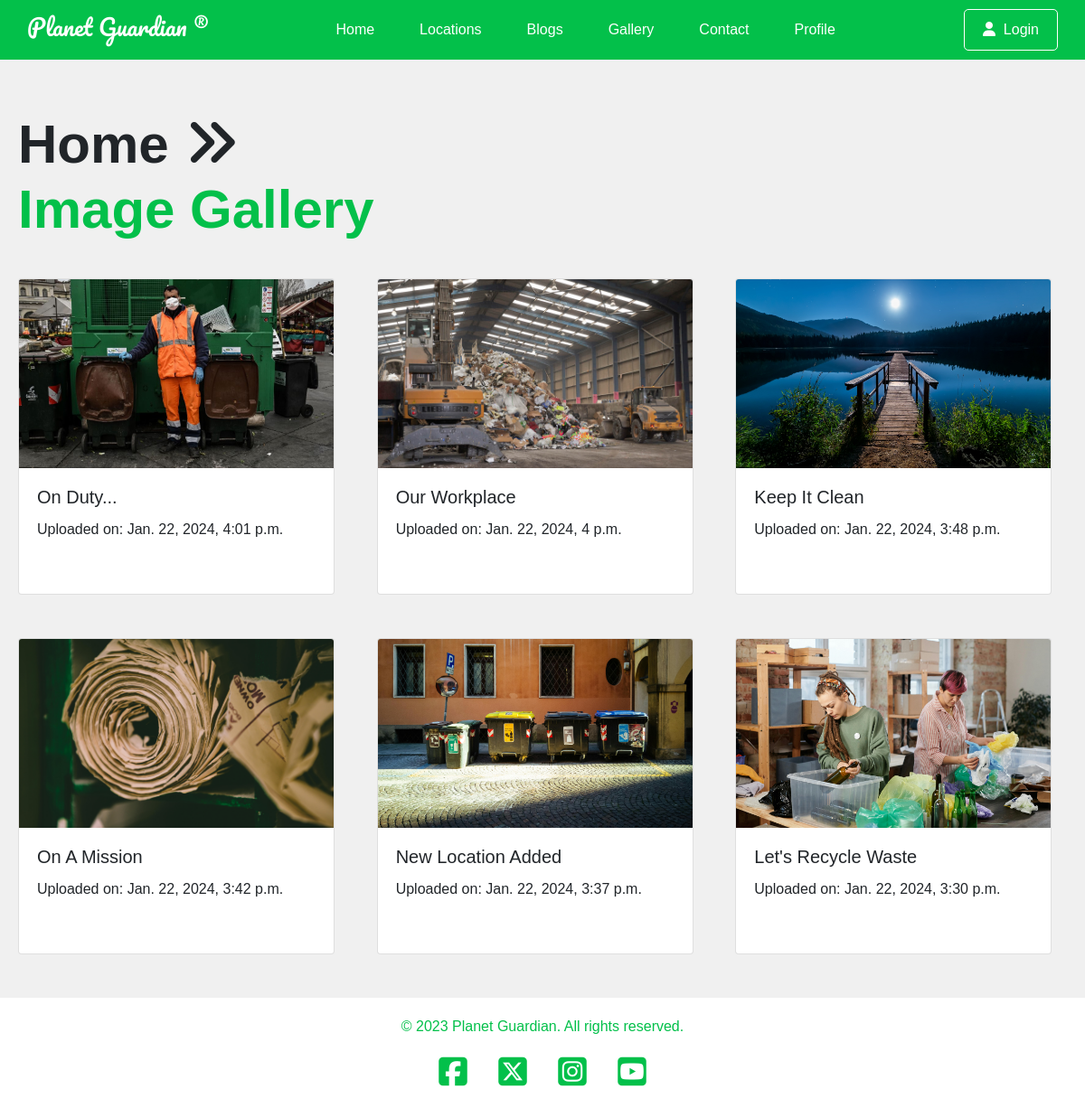
The page /gallery on the database its author committed.
### coreapp/models.py (models this page shows, shortened)
class Gallery(models.Model):
    title=models.CharField(max_length=100)
    img=models.ImageField(upload_to='gallery')
    timeStamp=models.DateTimeField(auto_now_add=True,blank=True)

### coreapp/views.py (the view)
# urls.py: path('gallery', views.imagegallery,name='gallery'),
def imagegallery(request):
    posts=Gallery.objects.all().order_by('-timeStamp')
    context={"posts":posts}
    return render(request,'gallery.html',context)

### templates/gallery.html (shortened to what this page needs)
{% load static %}
<!doctype html>
<html lang="en">
<head>
    <link rel="stylesheet" href="https://stackpath.bootstrapcdn.com/bootstrap/4.3.1/css/bootstrap.min.css"
>
    <link rel="stylesheet" href="{% static 'css/gallery.css' %}">
    <link rel="stylesheet" href="https://cdnjs.cloudflare.com/ajax/libs/font-awesome/6.4.2/css/all.min.css"
 />
    <link rel="stylesheet" href="https://cdnjs.cloudflare.com/ajax/libs/font-awesome/6.4.2/css/all.min.css"
 />
</head>
<body>
    <div class="header">
        {% include 'menu.html' %}
    </div>
    <div class="container mt-5">
        <h2>Home&nbsp;<i class="fa-solid fa-angles-right"></i><br>
            <span style="color:#03c04a;">Image Gallery</span>
        </h2>
        <div class="row">
            {% for post in posts %}
                <div class="col-md-4">
                    <div class="card" style="width: 350px; height: 350px;">
                        <img src="{{ post.img.url }}" class="card-img-top" style="object-fit: cover; height: 60%;" alt="">
                        <div class="card-body">
                            <h5 class="card-title">{{ post.title }}</h5>
                            <p class="card-text">Uploaded on: {{ post.timeStamp }}</p>
                        </div>
                    </div><br><br>
                </div>
            {% endfor %}
        </div>
    </div>
    <div class="footer">
        {% include 'footer.html' %}
    </div>
</body>
</html>

### templates/menu.html
{% extends 'base.html' %}
{% block content %}
    <div class="navbar">
        <div class="logo">
            <h4>Planet Guardian&nbsp;&reg;</h4>
        </div>
        <div class="nav-links">
            <a href="{% url 'home' %}">Home</a>
            <a href="{% url 'home' %}">Locations</a>
            <a href="{% url 'blogs' %}">Blogs</a>
            <a href="{% url 'gallery' %}">Gallery</a>
            <a href="{% url 'contact' %}">Contact</a>
            <a href="{% url 'profile' %}">Profile</a>
        </div>
        <div class="signup-button">
            {% if not request.user.is_authenticated %}
                <a href="{% url 'login' %}">
                    <button><i class="fa-solid fa-user"></i>&nbsp;&nbsp;Login</button>
                </a>
            {% else %}
                <a href="#" onclick="showLogoutConfirmation()">
                    <button><i class="fa-solid fa-right-from-bracket"></i>&nbsp;&nbsp;Logout</button>
                </a>
            {% endif %}
        </div>
    </div>
{% endblock %}

### templates/base.html (shortened to what this page needs)
<!DOCTYPE html>
<html lang="en">
<head>
</head>
<body>
<div class="nav-links">
    <a href="#" onclick="showLogoutConfirmation()">Logout</a>
</div>
{% block content %}
{% endblock %}
</body>
</html>

### templates/footer.html
<div class="container">
    <p>&copy; 2023 Planet Guardian. All rights reserved.</p>
</div>
<div class="social-media">
    <div class="social-icons">
        <a href="#" class="icon"><i class="fab fa-facebook-square"></i></a>
        <a href="#" class="icon"><i class="fa-brands fa-square-x-twitter"></i></i></a>
        <a href="#" class="icon"><i class="fab fa-instagram-square"></i></a>
        <a href="#" class="icon"><i class="fab fa-youtube-square"></i></a>
    </div>
</div>

### static/css/gallery.css (style rules this page uses)
body { margin: 0; font-family: Arial, sans-serif; background: #f0f0f0; }
.container { max-width: 1200px; margin: 0 auto; padding: 0 20px; }
.navbar { background-color: #03c04a; color: #fff; display: flex; justify-content: space-between; align-items: center; padding: 10px 30px; position: fixed; top: 0; width: 100%; z-index: 1000; }
.logo h4 { font-size: 25px; font-family: 'Pacifico', cursive; }
.nav-links { display: flex; }
.nav-links a { color: #fff; text-decoration: none; margin: 0 25px; position: relative; transition: border-bottom 0.5s; }
.signup-button button { background-color: #03c04a; color: #fff; border: 1px solid #fff; padding: 10px 20px; border-radius: 5px; cursor: pointer; transition: background-color 0.3s; }
.container h2 { font-size: 60px; font-weight: bolder; margin-top: 100px; margin-bottom: 40px; }
.social-media { text-align: center; margin-top: 20px; }
.social-icons .icon { margin: 0 15px; }
.social-icons .icon i { font-size: 36px; color: #03c04a; transition: color 0.3s; }
.footer { background: #fff; color: #03c04a; padding: 20px 0; text-align: center; bottom: 0; width: 100%; }

### rows shown on the page
Gallery: img (picture), title "On Duty...", timeStamp "Jan. 22, 2024, 4:01 p.m."
Gallery: img (picture), title "Our Workplace", timeStamp "Jan. 22, 2024, 4 p.m."
Gallery: img (picture), title "Keep It Clean", timeStamp "Jan. 22, 2024, 3:48 p.m."
Gallery: img (picture), title "On A Mission", timeStamp "Jan. 22, 2024, 3:42 p.m."
Gallery: img (picture), title "New Location Added", timeStamp "Jan. 22, 2024, 3:37 p.m."
Gallery: img (picture), title "Let's Recycle Waste", timeStamp "Jan. 22, 2024, 3:30 p.m."
